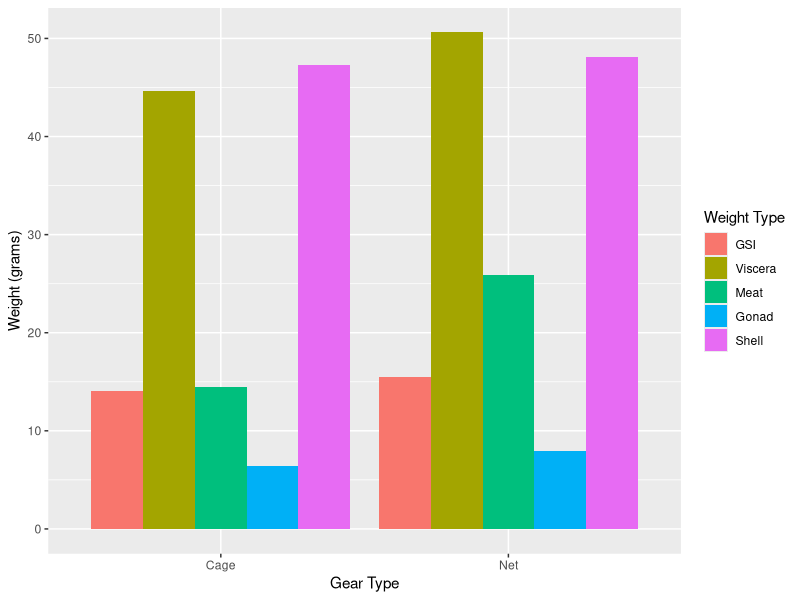
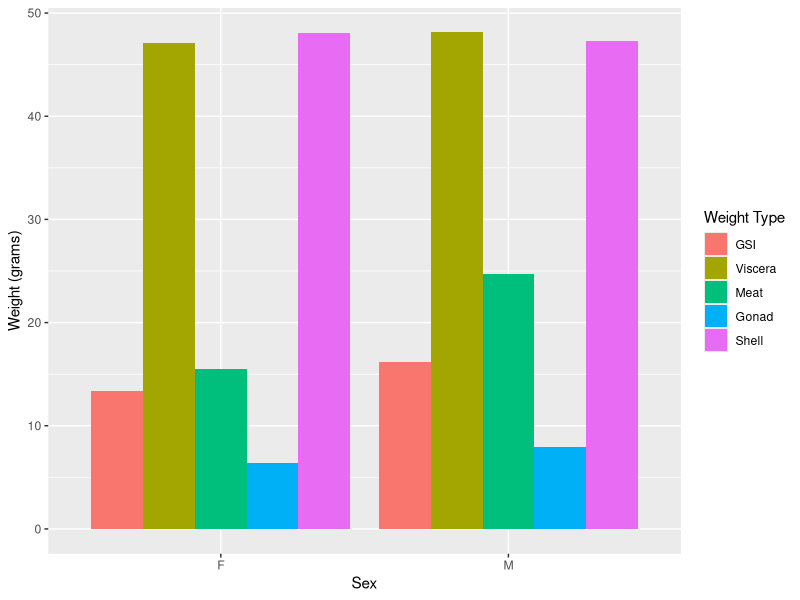
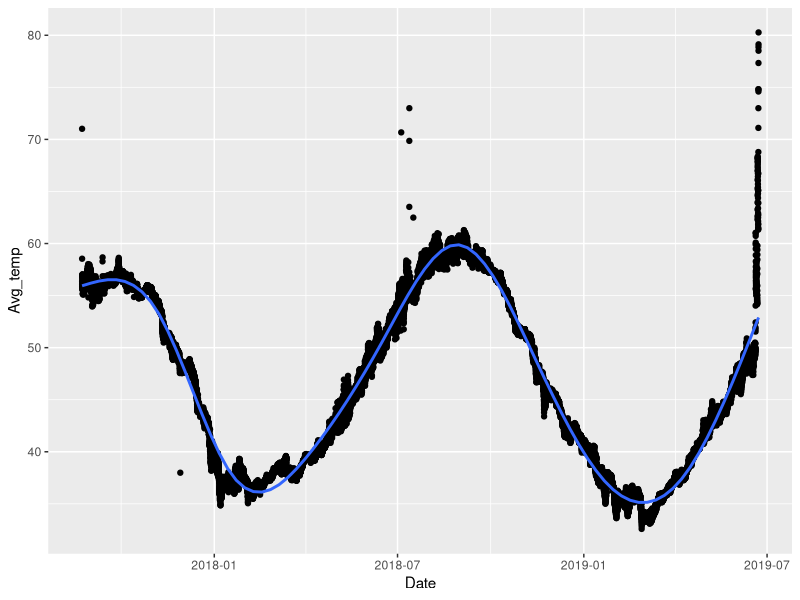
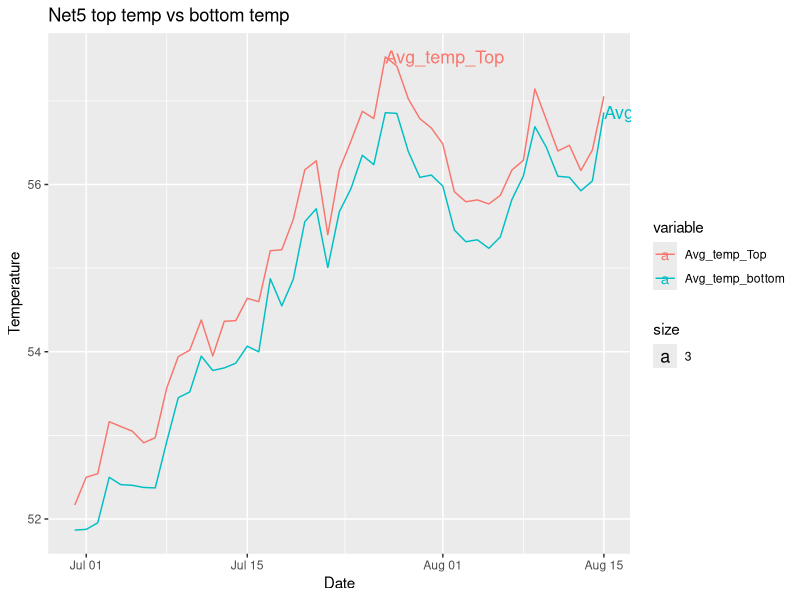
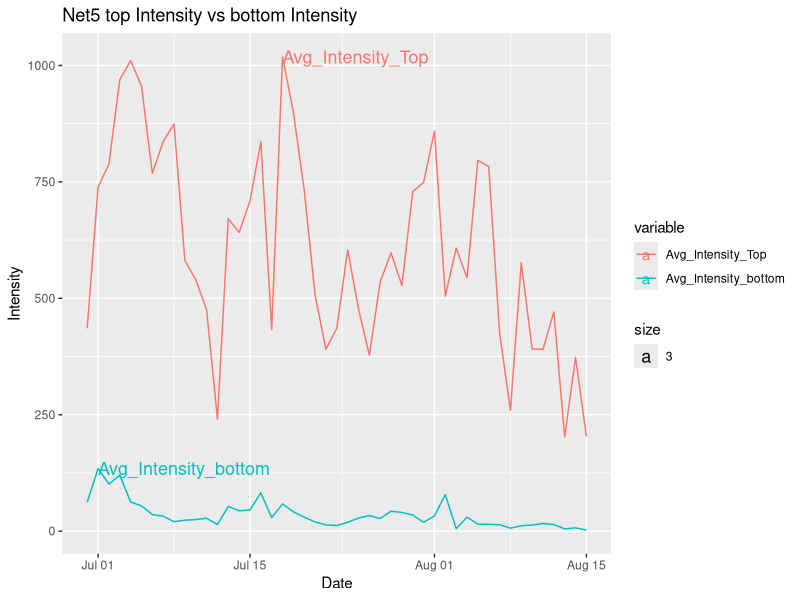

R code for these plots, in order:
## ---- chunk 1
library(tidyverse)
library(reshape2)
library(ggplot2)
## ---- chunk 2
GSI_Data_Sheet_cleaned <- read_csv("GSI_Data_Sheet_cleaned.csv")
## ---- chunk 3
gear_GSI <- GSI_Data_Sheet_cleaned %>% group_by(Gear.Type) %>% summarise(GSI = mean(GSI), Viscera = mean(Total.Viscera.Weight.), Meat = mean(Meat.Weight.), Gonad = mean(Gonad.Weight.), Shell = mean(Shell.Weight., na.rm = TRUE))
## ---- chunk 4
gear_GSI_long <- melt(gear_GSI, id = "Gear.Type")
## ---- chunk 5
gear_plot <- ggplot(gear_GSI_long, aes(Gear.Type, value)) + geom_bar(aes(fill = variable), position = "dodge", stat = "identity")
## ---- chunk 6
gear_plot + labs(x= "Gear Type", y = "Weight (grams)", fill = "Weight Type")
## ---- chunk 7
sex_GSI <- GSI_Data_Sheet_cleaned %>% group_by(Sex) %>% summarise(GSI = mean(GSI), Viscera = mean(Total.Viscera.Weight.), Meat = mean(Meat.Weight.), Gonad = mean(Gonad.Weight.), Shell = mean(Shell.Weight., na.rm = TRUE))
## ---- chunk 8
sex_GSI_long <- melt(sex_GSI, id = "Sex")
## ---- chunk 9
sex_plot <- ggplot(sex_GSI_long, aes(Sex, value)) + geom_bar(aes(fill = variable), position = "dodge", stat = "identity")
## ---- chunk 10
sex_plot + labs(y = "Weight (grams)", fill = "Weight Type")
## ---- chunk 11
cagetemp <- read_csv("Copy_of_Cage_5_2017_2019_cleaned.csv", col_types = cols(Date.Time = col_datetime(format = "%Y-%m-%d %H:%M:%S")))
## ---- chunk 12
tempavg <- setNames(aggregate(cagetemp$`Temp...#20178444`, by=list(cagetemp$Date.Time), mean), c("Date", "Avg_temp"))
## ---- chunk 13
ggplot(data = tempavg,mapping=aes(x=Date,y=Avg_temp)) + geom_point() + geom_smooth()
## ---- chunk 14
Copy_of_Net_5_Top_GSI_Top_cleaned <- read_csv("Copy_of_Net_5_Top_GSI_Top_cleaned.csv", col_types = cols(`Date.Time.GMT.-0400` = col_datetime(format = "%Y-%m-%d %H:%M:%S")))
## ---- chunk 15
Copy_of_Net_5_Top_GSI_Top_cleaned$`Date.Time.GMT.-0400` <- as.Date(Copy_of_Net_5_Top_GSI_Top_cleaned$`Date.Time.GMT.-0400`)
Net5TopAverage <- setNames(aggregate(Copy_of_Net_5_Top_GSI_Top_cleaned$`Temp.°F`, by=list(Copy_of_Net_5_Top_GSI_Top_cleaned$`Date.Time.GMT.-0400`), mean), c("Date", "Avg_temp_top"))
## ---- chunk 16
str(Net5TopAverage)
## ---- chunk 17
summary(Net5TopAverage)
## ---- chunk 18
Copy_of_Net_5_Bottom_GSI_2019_cleaned <- read_csv("Copy_of_Net_5_Bottom_GSI_2019_cleaned.csv", col_types = cols(`Date.Time.GMT.-0400` = col_datetime(format = "%Y-%m-%d %H:%M:%S")))
## ---- chunk 19
Copy_of_Net_5_Bottom_GSI_2019_cleaned$`Date.Time.GMT.-0400` <- as.Date(Copy_of_Net_5_Bottom_GSI_2019_cleaned$`Date.Time.GMT.-0400`)

Net5BottomAverage <- setNames(aggregate(Copy_of_Net_5_Bottom_GSI_2019_cleaned$`Temp.°F`, by=list(Copy_of_Net_5_Bottom_GSI_2019_cleaned$`Date.Time.GMT.-0400`), mean), c("Date", "Avg_Temp_bottom"))
## ---- chunk 20
str(Net5BottomAverage)
## ---- chunk 21
summary(Net5BottomAverage)
## ---- chunk 22
Net5TopVsBottom = setNames(merge(Net5TopAverage,Net5BottomAverage, by="Date"), c("Date", "Avg_temp_Top", "Avg_temp_bottom"))
## ---- chunk 23
str(Net5TopVsBottom)
## ---- chunk 24
summary(Net5TopVsBottom)
## ---- chunk 25
Net5TopVsBottom_long <- melt(Net5TopVsBottom, id = "Date")
## ---- chunk 26
ggplot(data = Net5TopVsBottom_long, mapping = aes(x= Date, y= value, color = variable))+
geom_line()+
geom_text(data = Net5TopVsBottom_long %>% group_by(variable) %>% filter(value== max(value)), aes(label= variable, x= Date,y= value,size = 3, hjust = 0))+
labs(x= "Date",y="Temperature")+
ggtitle("Net5 top temp vs bottom temp")
## ---- chunk 27
Net5TopAverageInt <- setNames(aggregate(Copy_of_Net_5_Top_GSI_Top_cleaned$`Intensity..lum/ft²`, by=list(Copy_of_Net_5_Top_GSI_Top_cleaned$`Date.Time.GMT.-0400`), mean), c("Date", "Avg_int_top"))
## ---- chunk 28
str(Net5TopAverageInt)
## ---- chunk 29
summary(Net5TopAverageInt)
## ---- chunk 30
Net5BottomAverageInt <- setNames(aggregate(Copy_of_Net_5_Bottom_GSI_2019_cleaned$`Intensity..lum/ft²`, by=list(Copy_of_Net_5_Bottom_GSI_2019_cleaned$`Date.Time.GMT.-0400`), mean), c("Date", "Avg_Temp_bottom"))
## ---- chunk 31
str(Net5BottomAverageInt)
## ---- chunk 32
summary(Net5BottomAverageInt)
## ---- chunk 33
Net5TopVsBottomInt = setNames(merge(Net5TopAverageInt,Net5BottomAverageInt, by="Date"), c("Date", "Avg_Intensity_Top", "Avg_Intensity_bottom"))
## ---- chunk 34
str(Net5TopVsBottomInt)
## ---- chunk 35
summary(Net5TopVsBottomInt)
## ---- chunk 36
Net5TopVsBottomInt_long <- melt(Net5TopVsBottomInt, id = "Date")
## ---- chunk 37
ggplot(data = Net5TopVsBottomInt_long, mapping = aes(x= Date, y= value, color = variable))+
geom_line()+
geom_text(data = Net5TopVsBottomInt_long %>% group_by(variable) %>% filter(value== max(value)), aes(label= variable, x= Date,y= value,size = 3, hjust = 0))+
labs(x= "Date",y="Intensity")+
ggtitle("Net5 top Intensity vs bottom Intensity")
